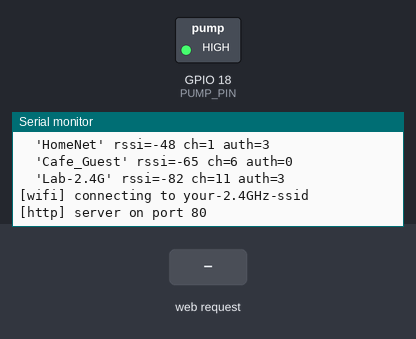
This sketch was run on a simulated ESP32. Shown: switched loads named in the sketch (green lamp = pin HIGH), the last lines printed to the serial monitor. Inputs (shaded band) come from the test bench. WiFi joins after 1.5 s; servers stay silent unless stated; a WiFi scan finds three made-up networks.

Above: at 3.2 s.
3.3 s: HTTP request GET /pump received
At 3.48 s:
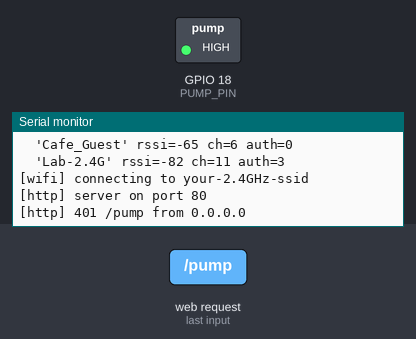
5.0 s: HTTP request GET /kill received
At 5.4 s:
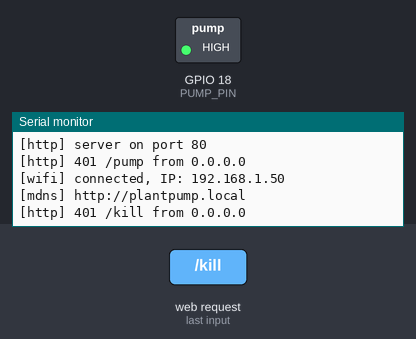
6.5 s: HTTP request GET /status received
At 7.7 s:
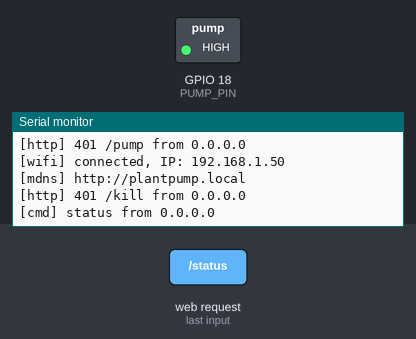

Measured:
- after the input at 3.3 s, the serial monitor: prints a new line at once (image 1)
- after the input at 5.0 s, the serial monitor: prints a new line at once (image 2)
- after the input at 6.5 s, the serial monitor: prints a new line at once (image 3)

The sketch:

pump_wifi.ino
```cpp
// pump_wifi.ino — ESP32 Dev Module WiFi pump controller
// Relay on GPIO 18, active-LOW (LOW = pump ON, HIGH = pump OFF).

#include <WiFi.h>
#include <WebServer.h>
#include <ESPmDNS.h>
#include "driver/gpio.h"

// ---------- Config ----------
#include "secrets.h"   // WIFI_SSID, WIFI_PASSWORD, API_TOKEN (copy secrets.example.h)
#define MDNS_HOST     "plantpump"

#define PUMP_PIN      18
#define PUMP_ON_LEVEL  LOW
#define PUMP_OFF_LEVEL HIGH

#define MAX_SECONDS        60
#define MAX_RUN_MS         60000UL   // hard cap on one continuous run
#define WIFI_RETRY_MS      10000UL

// ---------- State ----------
WebServer server(80);

bool          pumpOn        = false;
unsigned long runStartMs    = 0;   // start of current continuous run (for hard cap)
unsigned long timerStartMs  = 0;   // start of current requested timer
unsigned long timerDurMs    = 0;   // requested duration
unsigned long lastWifiCheck = 0;
bool          wasConnected  = false;
bool          mdnsStarted   = false;

// ---------- Pump ----------
void pumpSet(bool on, const char *reason) {
  if (on == pumpOn) return;
  pumpOn = on;
  digitalWrite(PUMP_PIN, on ? PUMP_ON_LEVEL : PUMP_OFF_LEVEL);
  Serial.printf("[pump] %s (%s) at %lu ms\n", on ? "ON" : "OFF", reason, millis());
}

// Remaining ms, honoring both the requested timer and the hard cap.
// All math uses (now - start) so millis() rollover is safe.
unsigned long pumpRemainingMs() {
  if (!pumpOn) return 0;
  unsigned long now = millis();
  unsigned long timerElapsed = now - timerStartMs;
  unsigned long runElapsed   = now - runStartMs;
  unsigned long timerLeft = timerElapsed >= timerDurMs ? 0 : timerDurMs - timerElapsed;
  unsigned long capLeft   = runElapsed   >= MAX_RUN_MS ? 0 : MAX_RUN_MS - runElapsed;
  return timerLeft < capLeft ? timerLeft : capLeft;
}

void pumpTick() {
  if (!pumpOn) return;
  unsigned long now = millis();
  if (now - runStartMs >= MAX_RUN_MS) {
    pumpSet(false, "hard cap 60s");
  } else if (now - timerStartMs >= timerDurMs) {
    pumpSet(false, "timer done");
  }
}

// ---------- HTTP helpers ----------
void sendJson(int code, const String &body) {
  server.send(code, "application/json", body);
}

void sendError(int code, const char *msg) {
  sendJson(code, String("{\"error\":\"") + msg + "\"}");
}

String clientIp() {
  return server.client().remoteIP().toString();
}

// Constant-time compare to avoid leaking token via timing.
bool tokenEquals(const String &a, const char *b) {
  size_t lb = strlen(b);
  size_t la = a.length();
  uint8_t diff = (la != lb);
  for (size_t i = 0; i < lb; i++) {
    char ca = i < la ? a[i] : 0;
    diff |= (uint8_t)(ca ^ b[i]);
  }
  return diff == 0;
}

bool checkAuth() {
  String tok = server.header("X-Token");
  if (tok.length() == 0 && server.hasArg("token")) tok = server.arg("token");
  if (tok.length() == 0 || !tokenEquals(tok, API_TOKEN)) {
    Serial.printf("[http] 401 %s from %s\n", server.uri().c_str(), clientIp().c_str());
    sendError(401, "unauthorized");
    return false;
  }
  return true;
}

bool checkMethod(bool allowPost) {
  HTTPMethod m = server.method();
  if (m == HTTP_GET || (allowPost && m == HTTP_POST)) return true;
  sendError(405, "method not allowed");
  return false;
}

// ---------- Routes ----------
void handlePump() {
  if (!checkMethod(true) || !checkAuth()) return;

  if (!server.hasArg("seconds")) {
    sendError(400, "missing seconds");
    return;
  }
  String s = server.arg("seconds");
  char *end = nullptr;
  long secs = strtol(s.c_str(), &end, 10);
  if (s.length() == 0 || *end != '\0' || secs <= 0 || secs > MAX_SECONDS) {
    Serial.printf("[cmd] pump seconds=%s rejected from %s\n", s.c_str(), clientIp().c_str());
    sendError(400, "seconds must be an integer 1..60");
    return;
  }

  Serial.printf("[cmd] pump seconds=%ld from %s\n", secs, clientIp().c_str());
  unsigned long now = millis();
  if (!pumpOn) runStartMs = now;          // new continuous run
  timerStartMs = now;                     // reset timer on every request
  timerDurMs   = (unsigned long)secs * 1000UL;
  pumpSet(true, "http /pump");

  unsigned long rem = pumpRemainingMs();
  bool capped = rem < timerDurMs;
  if (capped) Serial.printf("[pump] request capped by 60s limit, %lu ms left\n", rem);

  sendJson(200, String("{\"pump\":\"on\",\"requested_ms\":") + timerDurMs +
                ",\"remaining_ms\":" + rem +
                ",\"capped\":" + (capped ? "true" : "false") + "}");
}

void handleKill() {
  if (!checkMethod(true) || !checkAuth()) return;
  Serial.printf("[cmd] kill from %s\n", clientIp().c_str());
  pumpSet(false, "http /kill");
  sendJson(200, "{\"pump\":\"off\",\"remaining_ms\":0}");
}

void handleStatus() {
  if (!checkMethod(false)) return;
  Serial.printf("[cmd] status from %s\n", clientIp().c_str());
  sendJson(200, String("{\"pump\":\"") + (pumpOn ? "on" : "off") +
                "\",\"remaining_ms\":" + pumpRemainingMs() +
                ",\"ip\":\"" + WiFi.localIP().toString() +
                "\",\"uptime_ms\":" + millis() + "}");
}

void handleNotFound() {
  Serial.printf("[http] 404 %s from %s\n", server.uri().c_str(), clientIp().c_str());
  sendError(404, "not found");
}

// ---------- WiFi ----------
void onConnected() {
  Serial.printf("[wifi] connected, IP: %s\n", WiFi.localIP().toString().c_str());
  if (!mdnsStarted) {
    if (MDNS.begin(MDNS_HOST)) {
      MDNS.addService("http", "tcp", 80);
      mdnsStarted = true;
      Serial.println("[mdns] http://" MDNS_HOST ".local");
    } else {
      Serial.println("[mdns] failed to start");
    }
  }
}

void wifiTick() {
  bool connected = WiFi.status() == WL_CONNECTED;
  if (connected && !wasConnected) onConnected();
  if (!connected && wasConnected) Serial.println("[wifi] disconnected");
  wasConnected = connected;

  if (!connected && millis() - lastWifiCheck >= WIFI_RETRY_MS) {
    lastWifiCheck = millis();
    Serial.println("[wifi] reconnecting...");
    WiFi.disconnect();
    WiFi.begin(WIFI_SSID, WIFI_PASSWORD);
  }
}

// ---------- Setup / loop ----------
void setup() {
  // Pump OFF before anything else. Latch HIGH before switching to output
  // so there is no LOW glitch, then configure as requested.
  digitalWrite(PUMP_PIN, PUMP_OFF_LEVEL);
  pinMode(PUMP_PIN, OUTPUT);
  gpio_pulldown_en((gpio_num_t)PUMP_PIN);
  gpio_pullup_dis((gpio_num_t)PUMP_PIN);
  digitalWrite(PUMP_PIN, PUMP_OFF_LEVEL);
  pumpOn = false;

  Serial.begin(115200);
  delay(50);
  Serial.println("\n[boot] pump_wifi starting, pump OFF");

  WiFi.mode(WIFI_STA);
  WiFi.setSleep(false);          // always-on, lower latency
  WiFi.setAutoReconnect(true);
  WiFi.setHostname(MDNS_HOST);

  WiFi.onEvent([](WiFiEvent_t e, WiFiEventInfo_t info) {
    Serial.printf("[wifi] disconnect reason %d\n", info.wifi_sta_disconnected.reason);
  }, ARDUINO_EVENT_WIFI_STA_DISCONNECTED);

  // Diagnostic scan: shows which networks the ESP32 can actually see.
  int n = WiFi.scanNetworks();
  Serial.printf("[wifi] scan found %d networks\n", n);
  for (int i = 0; i < n; i++) {
    Serial.printf("  '%s' rssi=%d ch=%d auth=%d\n", WiFi.SSID(i).c_str(),
                  WiFi.RSSI(i), WiFi.channel(i), (int)WiFi.encryptionType(i));
  }
  WiFi.scanDelete();

  WiFi.begin(WIFI_SSID, WIFI_PASSWORD);
  lastWifiCheck = millis();
  Serial.printf("[wifi] connecting to %s\n", WIFI_SSID);

  const char *hdrs[] = {"X-Token"};
  server.collectHeaders(hdrs, 1);
  server.on("/pump",   HTTP_ANY, handlePump);
  server.on("/kill",   HTTP_ANY, handleKill);
  server.on("/status", HTTP_ANY, handleStatus);
  server.onNotFound(handleNotFound);
  server.begin();
  Serial.println("[http] server on port 80");
}

void loop() {
  pumpTick();          // safety first, every iteration
  wifiTick();
  server.handleClient();
  pumpTick();
}
```

secrets.example.h
```cpp
// Copy to secrets.h (gitignored) and fill in.
#define WIFI_SSID     "your-2.4GHz-ssid"
#define WIFI_PASSWORD "your-wifi-password"
#define API_TOKEN     "generate-with-openssl-rand-hex-24"
```
